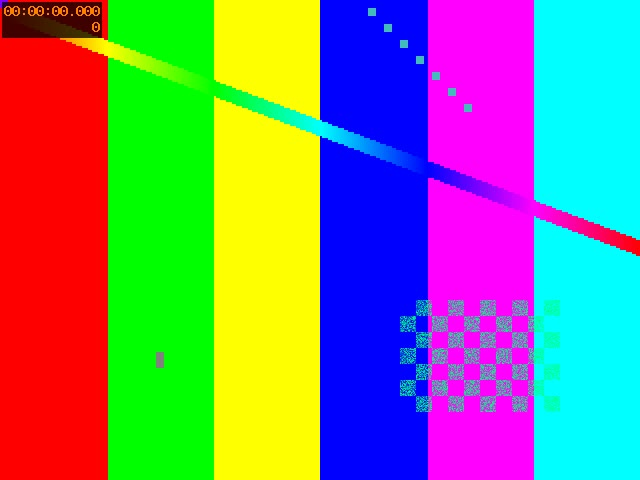
#> input picture roles/developer_workstation/files/streamstack/tests/fixtures/camera-frame.jpg, 640 x 480 px
$ python -i chroma-test-pattern.py   (imports and definitions only)
#> lines starting #> are read from the running program, lines starting #| are printed output that depends on the picture
#> further down, picture is the input picture: PIL image 640x480 RGB; mean R, G, B 122.8, 130, 125.3
#!/usr/bin/env python3
"""Render a native-resolution display test pattern.

Top: a chroma-detail panel (1 px colour stripes, coloured text) shown as-is on
the left and with simulated YCbCr 4:2:0 on the right. If the left looks like
the right, the link is subsampling chroma. Bottom: near-black (0-24) and
near-white (235-255) steps to choose Broadcast RGB / TV black level.

Usage: chroma-test-pattern.py OUT.png [WIDTHxHEIGHT]   (default 7680x4320)
Show it unscaled, for example: feh --fullscreen --zoom 100 OUT.png
"""
import sys

from PIL import Image, ImageDraw, ImageFont

FONT = "/usr/share/fonts/truetype/dejavu/DejaVuSans.ttf"
BOLD = "/usr/share/fonts/truetype/dejavu/DejaVuSans-Bold.ttf"


def font(size, bold=False):
    return ImageFont.truetype(BOLD if bold else FONT, size)


# [27 lines left out: function chroma_panel, not called in this run]


def to_420(img):
    """Simulate YCbCr 4:2:0: keep luma, average chroma over 2x2 blocks."""
    y, cb, cr = img.convert("YCbCr").split()
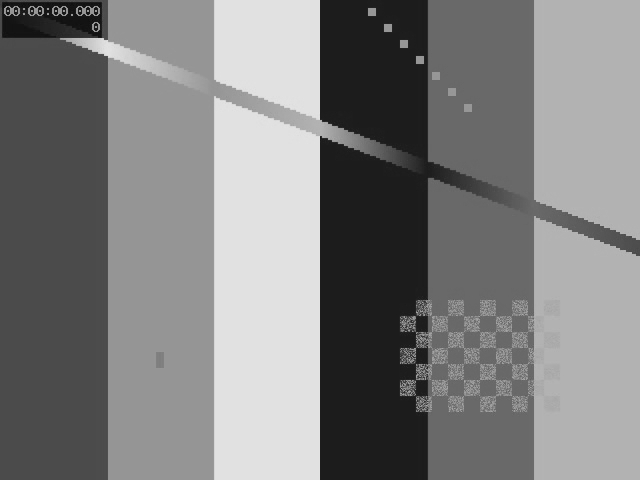
#> y: PIL image 640x480 L; min 11, max 229, mean 126.7
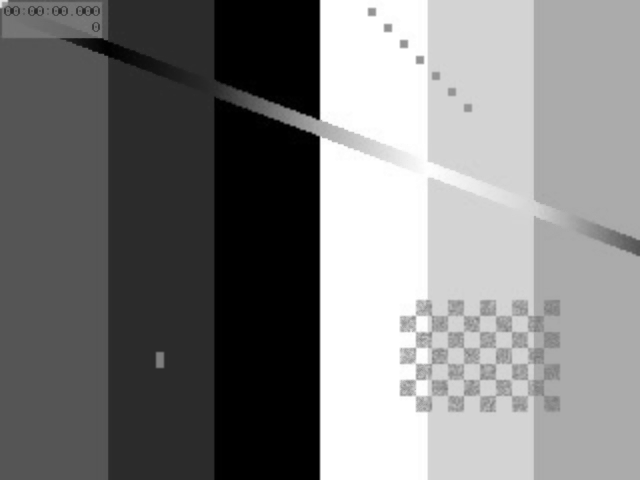
#> cb: PIL image 640x480 L; min 0, max 255, mean 126.5
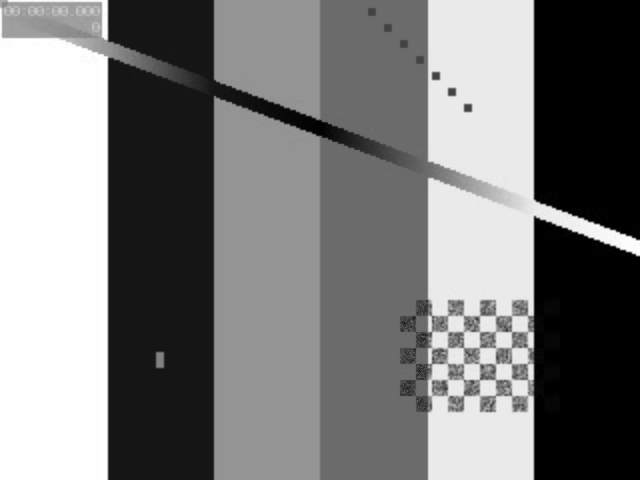
#> cr: PIL image 640x480 L; min 0, max 255, mean 124.4
    w, h = img.size
#> w = 640; h = 480
    cb = cb.resize((w // 2, h // 2), Image.BOX).resize((w, h), Image.BILINEAR)
    cr = cr.resize((w // 2, h // 2), Image.BOX).resize((w, h), Image.BILINEAR)
    return Image.merge("YCbCr", (y, cb, cr)).convert("RGB")


# [38 lines left out: functions render, main, not called in this run]


# [2 lines not run here, left out]

>>> from PIL import Image
>>> picture = Image.open('../streamstack/tests/fixtures/camera-frame.jpg')
>>> result = to_420(picture)
